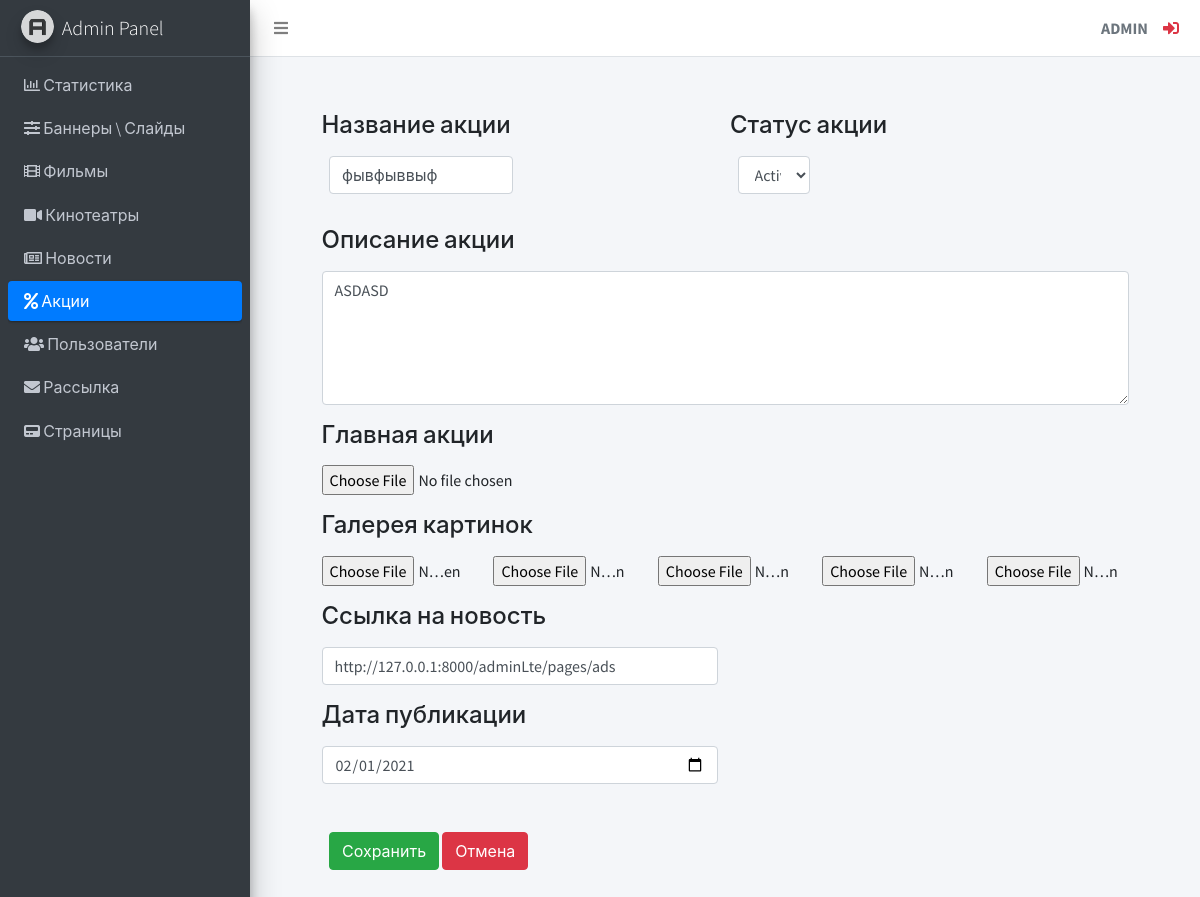
Page /adminLte/promotion/form/1 (signed in) on the committed database.
### KinoSite/apps/adminLte/models.py (models this page shows, shortened)
class Promotion(models.Model):
    STATUS = (
        ('ON', 'Active'),
        ('OFF', 'Inactive'),
    )
    promo_name = models.CharField(max_length=255, verbose_name='Название акции')
    promo_description = models.TextField(verbose_name='Описание акции')
    promo_main_image = models.ImageField(verbose_name='Логотип акции', upload_to='images/promotion/logo/')
    promo_image1 = models.ImageField(verbose_name='Первое изображение', upload_to='images/promotion/')
    promo_image2 = models.ImageField(verbose_name='Второе изображение', upload_to='images/promotion/')
    promo_image3 = models.ImageField(verbose_name='Третее изображение', upload_to='images/promotion/')
    promo_image4 = models.ImageField(verbose_name='Четвёртое изображение', upload_to='images/promotion/')
    promo_image5 = models.ImageField(verbose_name='Пятое изображение', upload_to='images/promotion/')
    promo_url = models.URLField(verbose_name='Ссылка на акцию', null=True)
    promo_published_date = models.DateField(verbose_name='Дата публикации акции')
    promo_status = models.CharField(verbose_name='',  max_length=3, choices=STATUS) #пустой вербоус нейм, конфликт с crispy forms

### KinoSite/apps/adminLte/services.py (the view)
    def proxy(request, pk=None):
        u = request.user
        if u.is_authenticated:
            if u.is_superuser:
                if not have_pk:
                    return func(request)
                else:
                    return func(request, pk)
            else:
                return redirect('public_index')
        else:
            return redirect('admin_login')

### KinoSite/apps/adminLte/services.py (called while the page is built)
def form_template(request, instance: django_models.Model, form_class, redirect_url_name: str, template_file_name: str, context=None):
    if context is None:
        context = {}
    form = form_class(request.POST or None, request.FILES or None, instance=instance or None)
    if request.method == 'POST' and form.is_valid():
        form.save()
        return redirect(redirect_url_name)
    context['form'] = form
    return render(request, template_file_name, context)

def admin_views_proxy(func, have_pk=False):
    def proxy(request, pk=None):
        u = request.user
        if u.is_authenticated:
            if u.is_superuser:
                if not have_pk:
                    return func(request)
                else:
                    return func(request, pk)
            else:
                return redirect('public_index')
        else:
            return redirect('admin_login')
    return proxy

### KinoSite/apps/adminLte/views.py (called while the page is built)
def promotion_form(request, pk=None):
    promotion = get_object_or_404(models.Promotion, pk=pk) if pk else None
    return services.form_template(
        request=request,
        instance=promotion,
        form_class=forms.PromotionForm,
        redirect_url_name='admin_promotion_list',
        template_file_name='adminLte/promotion/promotion_form.html',
    )

### KinoSite/templates/adminLte/promotion/promotion_form.html (shortened to what this page needs)
{% extends 'adminLte/base.html' %}
{% load crispy_forms_tags %}
{% block promotion %}
    <li class="nav-item">
        <a href="{% url 'admin_promotion_list' %}" class="nav-link active">
              <i class="fas fa-percent"></i>
              <p>
                  Акции
              </p>
        </a>
    </li>
{% endblock %}
{% block main_content %}
 <div class="features flex-fill">
        <div class="row m-3">
            <div class="container">
                <form method="POST" enctype="multipart/form-data">
                    <div class="form-row">
                        <div class="form-group col-md-6">
                            <label for="PromotionNameInput"><h4>Название акции</h4></label>
                            <div class="col-md-6" id="promotionNameInput">
                                {{ form.promo_name }}
                            </div>
                        </div>
                        <div class="form-group col-md-4">
                            <label for="PromotionStatus"><h4>Статус акции</h4></label>
                            <div class=" col-md-4" id="promotionStatus" >
                                {{ form.promo_status|as_crispy_field }}
                            </div>
                        </div>
                    </div>
                    <div class="form-group">
                        <label for="PromotionTextInput"><h4>Описание акции</h4></label>
                        {{ form.promo_description }}
                    </div>
                    <div class="form-group">
                        <label for="PromotionMainImage"><h4>Главная акции</h4></label>
                        {{ form.promo_main_image }}
                    </div>
                    <label for="PromotionGallery"><h4>Галерея картинок</h4></label>
                        <div class="row" id="PromotionGallery">
                            <div class="col">
                                {{ form.promo_image1 }}
                            </div>
                            <div class="col">
                                 {{ form.promo_image2 }}
                            </div>
                            <div class="col">
                                 {{ form.promo_image3 }}
                            </div>
                            <div class="col">
                                 {{ form.promo_image4 }}
                            </div>
                            <div class="col">
                                 {{ form.promo_image5 }}
                            </div>
                        </div>
                    <div class="col-lg-6 my-3 pl-0">
                        <label for="PromotionUrl"><h4>Ссылка на новость</h4></label>
                        {{ form.promo_url }}
                    </div>
                    <div class="col-lg-6 my-3 pl-0">
                        <label for="PromotionPublishedDate"><h4>Дата публикации</h4></label>
                        {{ form.promo_published_date }}
                    </div>
                    <div class="container my-5">
                        <button class="btn btn-success" type="submit">Сохранить</button>
                        <a class="btn btn-danger" href="{% url 'admin_promotion_list' %}" role="button">Отмена</a>
                    </div>
                </form>
            </div>
        </div>
 </div>
{% endblock %}

### KinoSite/templates/adminLte/base.html (shortened to what this page needs)
{% load static %}
<!DOCTYPE html>
<html lang="en">
<head>
  <link rel="stylesheet" href="{% static 'plugins/fontawesome-free/css/all.min.css' %}">
  <link rel="stylesheet" href="{% static 'dist/css/adminlte.min.css' %}">
</head>
<body class="hold-transition sidebar-mini">
<div class="wrapper">
{% block body %}
  <nav class="main-header navbar navbar-expand navbar-white navbar-light">
    <ul class="navbar-nav">
      <li class="nav-item">
        <a class="nav-link" data-widget="pushmenu" href="#" role="button"><i class="fas fa-bars" style="margin-right: 10px"></i></a>
      </li>
    </ul>
    <ul class="navbar-nav ml-auto">
      <div class="user-panel d-flex">
          <div class="info">
              <a class="d-block text-uppercase text-secondary"><strong>{{ user.username }}</strong></a>
          </div>
          <div class="info">
              <a href="{% url 'admin_logout' %}" class="fas fa fa-sign-in-alt mr-2 text-danger"></a>
          </div>
      </div>
    </ul>
  </nav>
  <aside class="main-sidebar sidebar-dark-primary elevation-4">
    <a href="{% url 'admin_index'%}" class="brand-link">
      <img src="{% static 'dist/img/AdminLTELogo.png' %}" alt="AdminLTE Logo" class="brand-image img-circle elevation-3" style="opacity: .8">
      <span class="brand-text font-weight-light">Admin Panel</span>
    </a>
    <div class="sidebar">
        <nav class="mt-2">
            <ul class="nav nav-pills nav-sidebar flex-column" data-widget="treeview" role="menu" data-accordion="false">
                {% block statistic %}
                <li class="nav-item">
                    <a href="{% url 'admin_index' %}" class="nav-link">
                        <i class="far fa-chart-bar"></i>
                        <p>
                            Статистика
                        </p>
                    </a>
                </li>
                {% endblock %}
                {% block banner %}
                <li class="nav-item">
                    <a href="{% url 'admin_banner_list' %}" class="nav-link">
                        <i class="fas fa-sliders-h"></i>
                        <p>
                            Баннеры \ Слайды
                        </p>
                    </a>
                </li>
                {% endblock %}
                {% block film %}
                <li class="nav-item">
                    <a href="{% url 'admin_film_list' %}" class="nav-link">
                        <i class="fas fa-film"></i>
                        <p>
                            Фильмы
                        </p>
                    </a>
                </li>
                {% endblock %}
                {% block cinema %}
                <li class="nav-item">
                    <a href="{% url 'admin_cinema_list' %}" class="nav-link">
                        <i class="fas fa-video"></i>
                        <p>
                            Кинотеатры
                        </p>
                    </a>
                </li>
                {% endblock %}
                {% block news %}
                <li class="nav-item">
                    <a href="{% url 'admin_news_list' %}" class="nav-link">
                        <i class="far fa-newspaper"></i>
                        <p>
                            Новости
                        </p>
                    </a>
                </li>
                {% endblock %}
                {% block promotion %}{% endblock %}
                {% block users %}
                <li class="nav-item">
                    <a href="{% url 'admin_users_list' %}" class="nav-link">
                        <i class="fas fa-users"></i>
                        <p>
                            Пользователи
                        </p>
                    </a>
                </li>
                {% endblock %}
                {% block mailing %}
                <li class="nav-item">
                    <a href="{% url 'admin_mailing' %}" class="nav-link">
                        <i class="fas fa-envelope"></i>
                        <p>
                            Рассылка
                        </p>
                    </a>
                </li>
                {% endblock %}
                {% block page %}
                <li class="nav-item menu-close">
                    <a href="#" class="nav-link">
                        <i class="fas fa-pager"></i>
                        <p>
                            Страницы
                        </p>
                    </a>
                </li>
                {% endblock %}
            </ul>
        </nav>
    </div>
  </aside>
    <div class="content-wrapper">
        <div class="content-header">
        </div>
        <div class="row" style="margin-left: 48px; margin-right: 48px">
            {% block main_content %}{% endblock %}
        </div>
    </div>
</div>
{% endblock %}
</body>
</html>

### rows in the picture
Promotion: promo_name "фывфыввыф", promo_status "Active", promo_description "ASDASD", promo_url "http://127.0.0.1:8000/adminLte/pages/ads", promo_published_date "02/01/2021"

### other values in the picture
{{ user.username }} "ADMIN"
